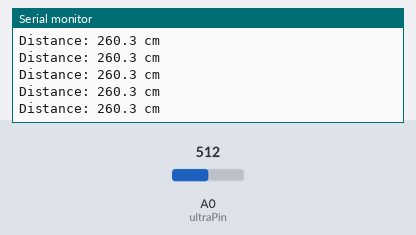
Bench run of a sketch on a simulated Arduino Uno, built with avr-gcc and run on an emulated ATmega328P. Parts: the last lines printed to the serial monitor. The inputs (shaded band) are chosen by the test bench; at power-on: A0 (ultraPin) = 512.

Above: at 1.2 s.
1.3 s: A0 (ultraPin) set to 490
At 1.31 s:
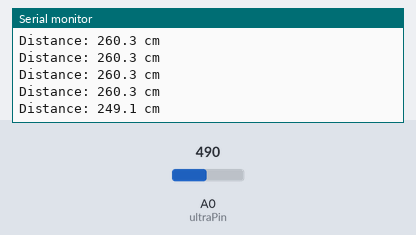
2.8 s: A0 (ultraPin) set to 510
At 2.82 s:
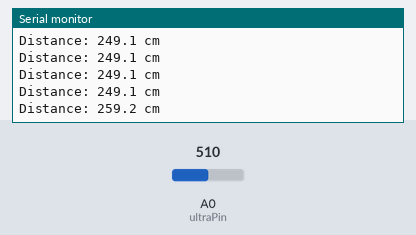
Timing chart, 0 to 5.8 s (numbered marks = the images above; inputs shaded):
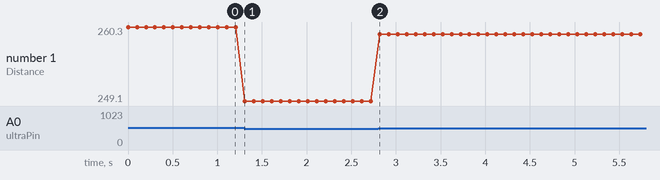

Measured:
- after the input at 1.3 s, the serial monitor: prints a new line at once (image 1)
- after the input at 2.8 s, the serial monitor: prints a new line at once (image 2)
- plotted number 1: 260.3 → 249.1 after the input at 1.3 s, 249.1 → 259.2 after the input at 2.8 s

The sketch:

Activity_8b_type_3.ino
```cpp
// DM2008 — Activity 8b
// Type 3: Ultrasonic Sensor (10 min)

// sensor connected to analog pin A0
const int ultraPin = A0;

void setup() {
  Serial.begin(9600);
}

void loop() {
  int duration = analogRead(ultraPin);             // raw reading from the sensor
  float distanceCM = (duration * 520.0) / 1023.0; // convert to centimeters

  // Clamp to the sensor's reliable range
  if (distanceCM < 2) {
  	distanceCM = 2;
  }
  if (distanceCM > 500) {
  	return;
  }

  // Print label and value on the same line, then move to the next line
  Serial.print("Distance: ");
  Serial.print(distanceCM, 1);
  Serial.println(" cm");

  delay(100);
}
```
